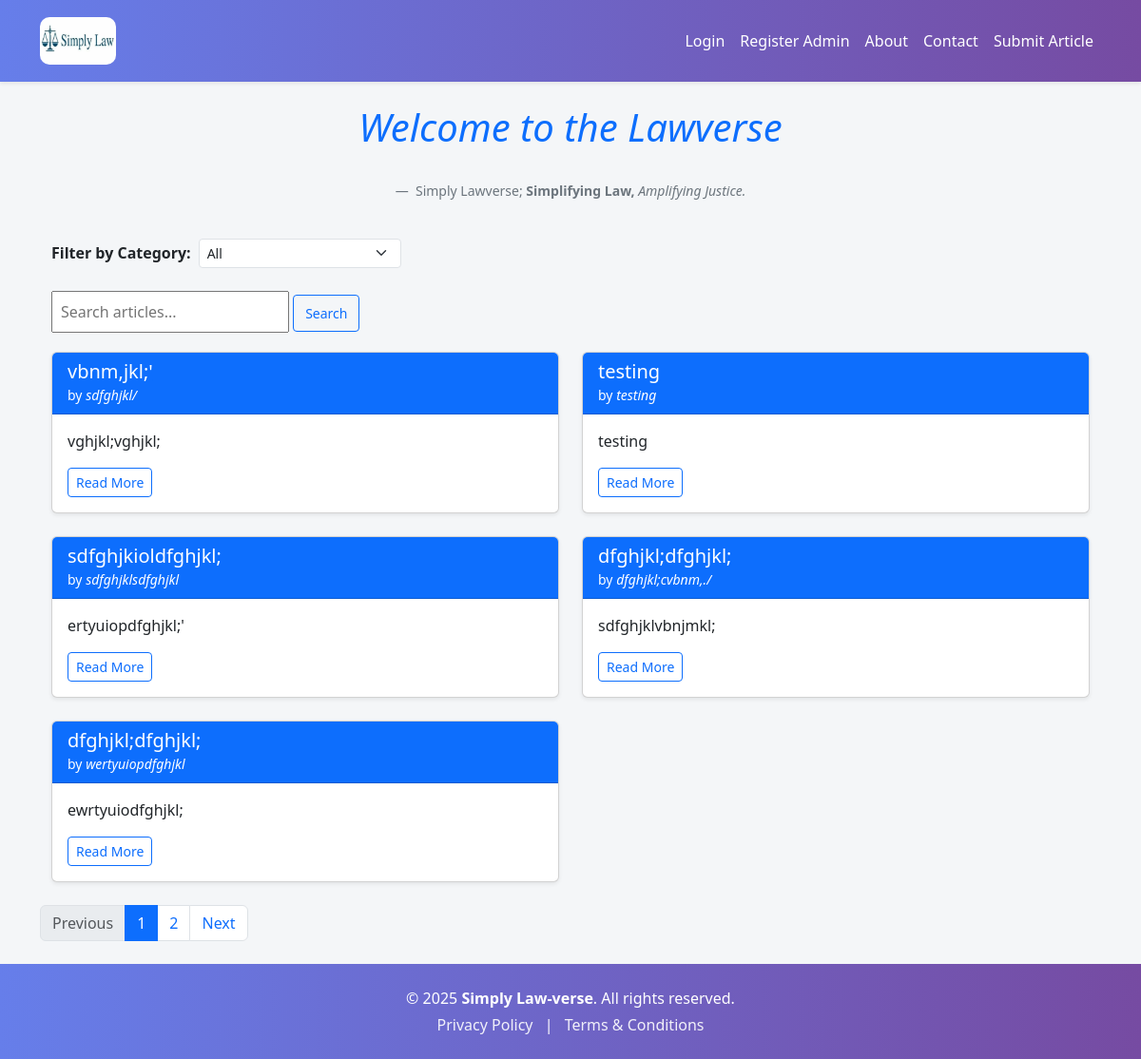
The page / on the database its author committed.
### models.py (models this page shows)
class Article(db.Model):
    id = db.Column(db.Integer, primary_key=True)
    email = db.Column(db.String(120))
    title = db.Column(db.String(100), nullable=False)
    content = db.Column(db.Text, nullable=False)
    author = db.Column(db.String(100), nullable=False)
    date_posted = db.Column(db.DateTime, default=datetime.utcnow)
    comments = db.relationship('Comment', backref='article', lazy=True)
    likes = db.Column(db.Integer, default=0, nullable=False)
    status = db.Column(db.String(20), nullable=False, default='pending')
    views = db.Column(db.Integer, default=0)
    date_submitted = db.Column(db.DateTime, default=datetime.utcnow)
    cover_image = db.Column(db.String(100))  # New field
    document_filename = db.Column(db.String(120), nullable=True)
    category = db.Column(db.String(100), nullable=False, default='General')
    approved = db.Column(db.Boolean, default=False)  # <- important!

### routes.py (the view, shortened to what this page needs)
@app.route('/')
def home():
    page = request.args.get('page', 1, type=int)
    category = request.args.get('category')
    search_query = request.args.get('search', '', type=str)
    per_page = 5
    query = Article.query.filter(Article.status == 'approved')
    if category:
        query = query.filter(Article.category == category)
    articles = query.order_by(Article.likes.desc(), Article.date_posted.desc())\
                    .paginate(page=page, per_page=per_page)
    categories = db.session.query(Article.category).distinct().all()
    return render_template('home.html', articles=articles, categories=categories,
                           selected_category=category, search_query=search_query)

### templates/home.html (shortened to what this page needs)
{% extends 'layout.html' %}
{% block content %}
<div class="container mt-4">
  <h1 class="text-center mb-5 text-primary"><em>Welcome to the Lawverse</em></h1>
          <figcaption class="blockquote-footer text-center">
          Simply Lawverse; <b>Simplifying Law,</b> <cite title="Source Title">  Amplifying Justice.</cite>
        </figcaption> <br>
    <div class="mb-4">
      <form method="get" action="{{ url_for('home') }}">
        <div class="row g-2 align-items-center">
          <div class="col-auto">
            <label for="category" class="form-label mb-0 fw-bold">Filter by Category:</label>
          </div>
          <div class="col-auto">
            <select class="form-select form-select-sm" name="category" onchange="this.form.submit()">
              <option value="">All</option>
            </select>
          </div>
        </div>
      </form>
    </div>
    <form method="get" action="{{ url_for('home') }}" class="search-form">
        <input type="text" name="search" placeholder="Search articles..." value="{{ search_query }}">
        <button type="submit" class="btn btn-sm btn-outline-primary">Search</button>
    </form>
  {% if articles %}
    <div class="row">
      {% for article in articles %}
        <div class="col-md-6 mb-4">
          <div class="card h-100 shadow-sm">
            <div class="card-header bg-primary text-white">
              <a href="{{ url_for('read_more', article_id=article.id) }}"> <h5 class="card-title mb-0 text-white">{{ article.title }}</h5></a>
              <small>by <em>{{ article.author }}</em></small>
            </div>
              <div class="card-body">
                <p class="card-text">
                  {{ article.content[:300] }}{% if article.content|length > 300 %}...{% endif %}
                </p>
                <a href="{{ url_for('read_more', article_id=article.id) }}" class="btn btn-sm btn-outline-primary">Read More</a>
              </div>
          </div>
        </div>
      {% endfor %}
    </div>
  {% else %}
    <p class="text-muted text-center">No approved articles yet. Please check back soon.</p>
  {% endif %}
</div>
<nav aria-label="Page navigation">
  <ul class="pagination">
    {% if articles.has_prev %}
      <li class="page-item">
        <a class="page-link" href="{{ url_for('home', page=articles.prev_num) }}">Previous</a>
      </li>
    {% else %}
      <li class="page-item disabled"><span class="page-link">Previous</span></li>
    {% endif %}
    {% for page_num in articles.iter_pages(left_edge=1, right_edge=1, left_current=2, right_current=2) %}
      {% if page_num %}
        {% if page_num == articles.page %}
          <li class="page-item active"><span class="page-link">{{ page_num }}</span></li>
        {% else %}
          <li class="page-item"><a class="page-link" href="{{ url_for('home', page=page_num) }}">{{ page_num }}</a></li>
        {% endif %}
      {% else %}
        <li class="page-item disabled"><span class="page-link">…</span></li>
      {% endif %}
    {% endfor %}
    {% if articles.has_next %}
      <li class="page-item">
        <a class="page-link" href="{{ url_for('home', page=articles.next_num) }}">Next</a>
      </li>
    {% else %}
      <li class="page-item disabled"><span class="page-link">Next</span></li>
    {% endif %}
  </ul>
</nav>
{% endblock %}

### templates/layout.html (style rules this page uses)
body { background-color: #f4f6f8; font-family: 'Segoe UI', Tahoma, Geneva, Verdana, sans-serif; }

### templates/home.html (style rules this page uses)
.search-form { margin-bottom: 20px; }
.search-form input[type="text"] { padding: 8px; width: 250px; }
.search-form button { padding: 8px 12px; }

### rows shown on the page
Article: title "vbnm,jkl;'", author "sdfghjkl/", content "vghjkl;vghjkl;"
Article: title "testing", author "testing", content "testing"
Article: title "sdfghjkioldfghjkl;", author "sdfghjklsdfghjkl", content "ertyuiopdfghjkl;'"
Article: title "dfghjkl;dfghjkl;", author "dfghjkl;cvbnm,./", content "sdfghjklvbnjmkl;"
Article: title "dfghjkl;dfghjkl;", author "wertyuiopdfghjkl", content "ewrtyuiodfghjkl;"

### other values the page prints
{{ page_num }} "1"
{{ page_num }} "2"
{{ current_year or '2025' }} "2025"
